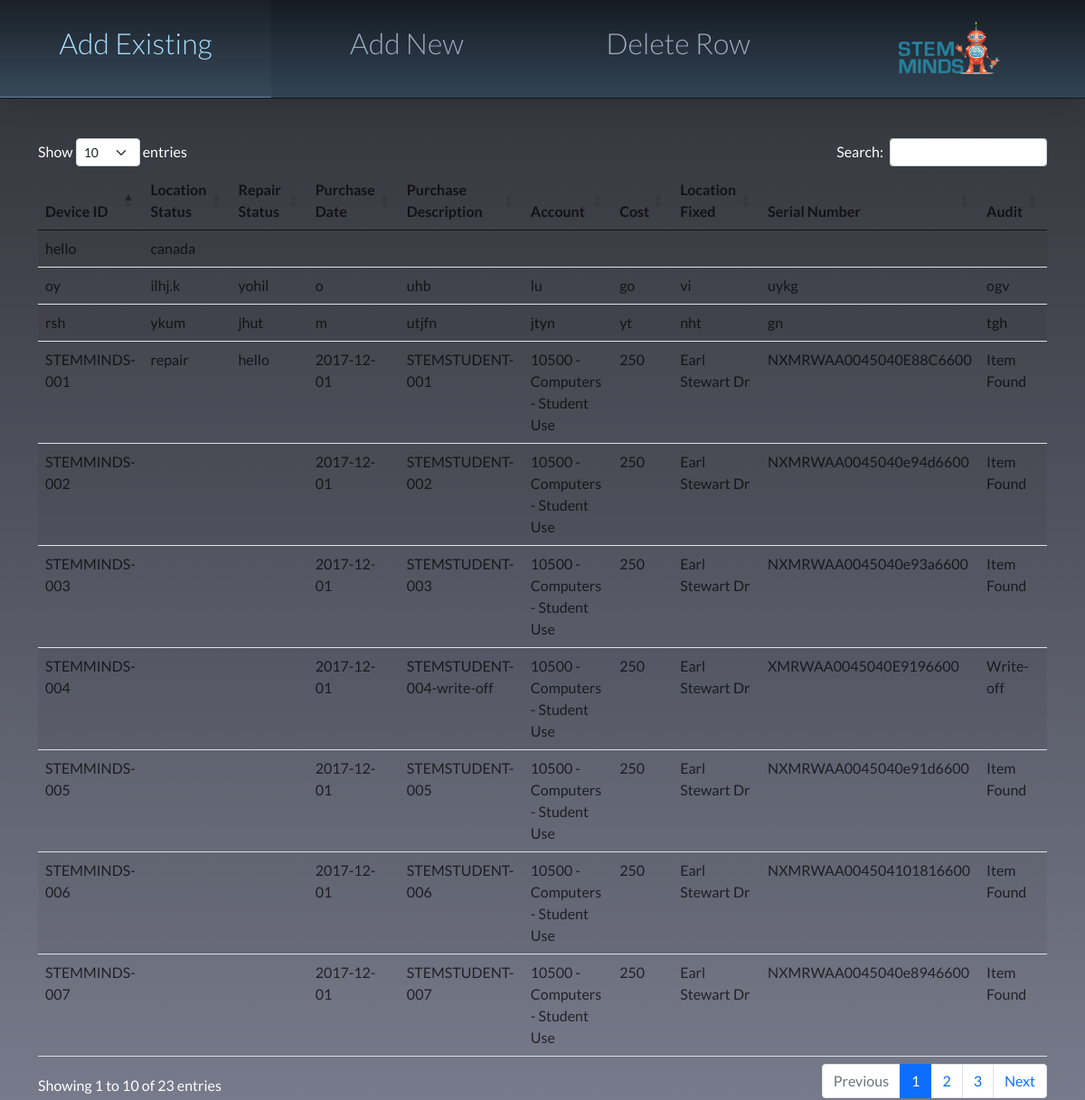
The page / on the database its author committed.
### tables this page shows
CREATE TABLE inventory (
   device_id  TEXT NULL,
   location_status TEXT NULL,
   repair_status  TEXT NULL,
   purchase_date  TEXT NULL,
   purchase_description  TEXT NULL,
   account  TEXT NULL,
   cost  INT NULL,
   location_fixed  TEXT NULL,
   serial_number  TEXT NULL,
   audit  TEXT NULL,
   UNIQUE (device_id, location_status, repair_status, purchase_date, purchase_description, account, cost, location_fixed, serial_number, audit) ON CONFLICT IGNORE
);

### app.py (the view)
@app.route('/')
def index():
    cur.execute("select * from inventory")
    data = cur.fetchall()
    return render_template('index.html', value = data)

### templates/index.html (shortened to what this page needs)
{% extends "base.html" %}
{% block content %}
<header id="header">
  <nav class="links" style="--items: 4;">
      <a href="exist.html">Add Existing</a>
      <a href="update.html">Add New</a>
      <a href="delete.html">Delete Row</a>
      <a href="https://www.stemminds.com/" target="_blank"><img src="/static/logo.png" height="60px"></a>
      <span class="line"></span>
  </nav>
</header>
 <br>
 <br>
 <br>
 <br>
 <br>
<div class="d">
  <table id="data" class="table table-striped" style="justify-content: left;">
    <thead>
        <tr>
          <th>Device ID</th>
          <th>Location Status</th>
          <th>Repair Status</th>
          <th>Purchase Date</th>
          <th>Purchase Description</th>
          <th>Account</th>
          <th>Cost</th>
          <th>Location Fixed</th>
          <th>Serial Number</th>
          <th>Audit</th>
        </tr>
      </thead>
      <tbody>
        {% for row in value %}
        <tr>
          <td> {{ row[0] }}</td>
          <td> {{ row[1] }}</td>
          <td> {{ row[2] }}</td>
          <td> {{ row[3] }}</td>
          <td> {{ row[4] }}</td>
          <td> {{ row[5] }}</td>
          <td> {{ row[6] }}</td>
          <td> {{ row[7] }}</td>
          <td> {{ row[8] }}</td>
          <td> {{ row[9] }}</td>
        </tr>
        {% endfor %}
      </tbody>
  </table>
</div>
{% endblock %}

### templates/base.html (shortened to what this page needs)
<!doctype html>
<html>
  <head>
    <link href="https://cdn.jsdelivr.net/npm/bootstrap@5.0.1/dist/css/bootstrap.min.css" rel="stylesheet">
    <link rel="stylesheet" type="text/css" href="https://cdn.datatables.net/1.10.25/css/dataTables.bootstrap5.css">
    <link rel="stylesheet" href="{{url_for('static',filename='style.css')}}">
  </head>
  <body>
    <div class="container">
      {% block content %}{% endblock %}
    </div>
  </body>
</html>

### static/style.css (style rules this page uses)
html, body { margin: 0; padding: 0; }
html, body { min-height: 100%; }
body { background-color: #345; background-image: linear-gradient(to bottom, #0009, transparent); color: rgba(255,255,255,255); font-family: 'Lato', sans-serif; font-size: 100%; padding: 0 20px; box-sizing: border-box; overflow-y: hidden; height: 100vh; }
.links { background-color: #345; background-image: linear-gradient(to bottom, #0009, transparent); border-bottom: 1px solid #0003; box-shadow: 0 0 32px #0003; font-size: 2em; font-weight: 300; }
.links > a { color: #9ab; padding: .75em; text-align: center; text-decoration: none; transition: all .5s; }
.links > .line { background: #68a; height: 1px; pointer-events: none; }
#header { position: fixed; top: 0; left: 0; right: 0; }
.links { display: grid; grid-template-columns: repeat(var(--items), 1fr); position: relative; }
.links > .line { opacity: 0; transition: all .5s; position: absolute; bottom: 0; left: var(--left, calc(100% / var(--items) * (var(--index) - 1))); width: var(--width, calc(100% / var(--items))); --index: 0; }
body { background-color: rgba(118,122,138,255); }
table.dataTable thead .sorting:after, table.dataTable thead .sorting:before, table.dataTable thead .sorting_asc:after, table.dataTable thead .sorting_asc:before, table.dataTable thead .sorting_asc_disabled:after, table.dataTable thead .sorting_asc_disabled:before, table.dataTable thead .sorting_desc:after, table.dataTable thead .sorting_desc:before, table.dataTable thead .sorting_desc_disabled:after, table.dataTable thead .sorting_desc_disabled:before { bottom: .5em; }
td, th { color: rgba(0,0,0,0.7); }

### rows shown on the page
inventory: device "STEMMINDS-002", purchase_date "2017-12-01", purchase_description "STEMSTUDENT-002", account "10500 - Computers - Student Use", cost "250", location_fixed "Earl Stewart Dr", serial_number "NXMRWAA0045040e94d6600", audit "Item Found"
inventory: device "STEMMINDS-003", purchase_date "2017-12-01", purchase_description "STEMSTUDENT-003", account "10500 - Computers - Student Use", cost "250", location_fixed "Earl Stewart Dr", serial_number "NXMRWAA0045040e93a6600", audit "Item Found"
inventory: device "STEMMINDS-004", purchase_date "2017-12-01", purchase_description "STEMSTUDENT-004-write-off", account "10500 - Computers - Student Use", cost "250", location_fixed "Earl Stewart Dr", serial_number "XMRWAA0045040E9196600", audit "Write-off"
inventory: device "STEMMINDS-005", purchase_date "2017-12-01", purchase_description "STEMSTUDENT-005", account "10500 - Computers - Student Use", cost "250", location_fixed "Earl Stewart Dr", serial_number "NXMRWAA0045040e91d6600", audit "Item Found"
inventory: device "STEMMINDS-006", purchase_date "2017-12-01", purchase_description "STEMSTUDENT-006", account "10500 - Computers - Student Use", cost "250", location_fixed "Earl Stewart Dr", serial_number "NXMRWAA004504101816600", audit "Item Found"
inventory: device "STEMMINDS-007", purchase_date "2017-12-01", purchase_description "STEMSTUDENT-007", account "10500 - Computers - Student Use", cost "250", location_fixed "Earl Stewart Dr", serial_number "NXMRWAA0045040e8946600", audit "Item Found"
inventory: device "STEMMINDS-001", location_status "repair", repair_status "hello", purchase_date "2017-12-01", purchase_description "STEMSTUDENT-001", account "10500 - Computers - Student Use", cost "250", location_fixed "Earl Stewart Dr", serial_number "NXMRWAA0045040E88C6600", audit "Item Found"
inventory: device "oy", location_status "ilhj.k", repair_status "yohil", purchase_date "o", purchase_description "uhb", account "lu", cost "go", location_fixed "vi", serial_number "uykg", audit "ogv"
inventory: device "rsh", location_status "ykum", repair_status "jhut", purchase_date "m", purchase_description "utjfn", account "jtyn", cost "yt", location_fixed "nht", serial_number "gn", audit "tgh"
inventory: device "hello", location_status "canada"
